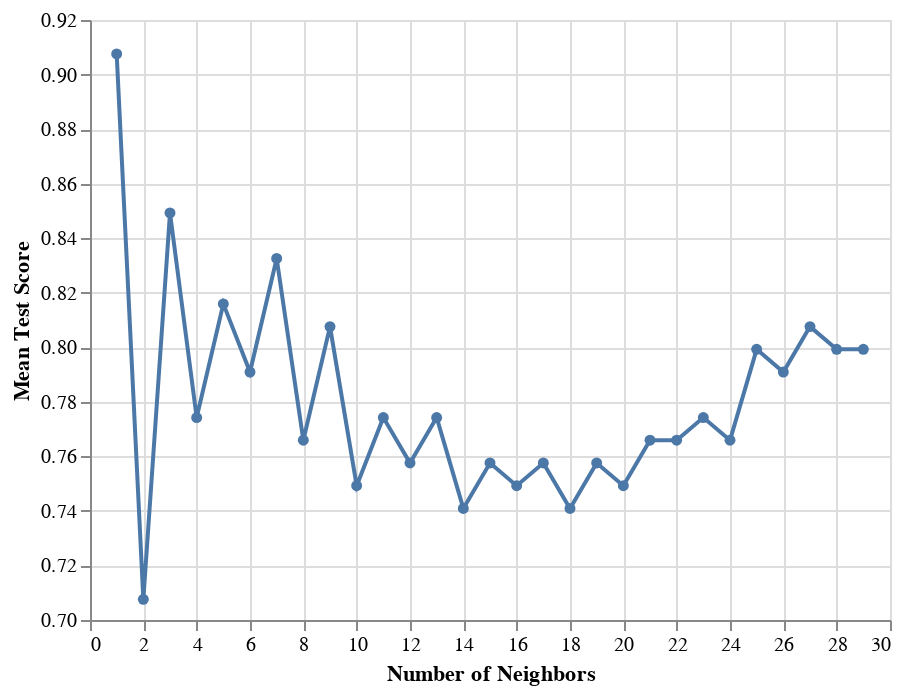

The code cell stored with this chart in its notebook:
### Code cell
accuracy_versus_k_grid = alt.Chart(accuracies_grid).mark_line(point=True).encode(
    x = alt.X('param_kneighborsclassifier__n_neighbors', title='Number of Neighbors', scale=alt.Scale(zero=False)),
    y = alt.Y('mean_test_score', title='Mean Test Score', scale=alt.Scale(zero=False))
)

 
accuracy_versus_k_grid

### Figure 1 — Vega-Lite specification as saved in the notebook (floating-point values rounded to 4 significant figures)
{"config": {"view": {"continuousWidth": 400, "continuousHeight": 300}}, "data": {"name": "data-dced80aac8cf9e052f8b014d1ec3e32d"}, "mark": {"type": "line", "point": true}, "encoding": {"x": {"field": "param_kneighborsclassifier__n_neighbors", "scale": {"zero": false}, "title": "Number of Neighbors", "type": "quantitative"}, "y": {"field": "mean_test_score", "scale": {"zero": false}, "title": "Mean Test Score", "type": "quantitative"}}, "$schema": "https://vega.github.io/schema/vega-lite/v4.17.0.json", "datasets": {"data-dced80aac8cf9e052f8b014d1ec3e32d": [{"mean_fit_time": 0.01342, "std_fit_time": 0.003655, "mean_score_time": 0.01448, "std_score_time": 0.006313, "param_kneighborsclassifier__n_neighbors": 1, "params": {"kneighborsclassifier__n_neighbors": 1}, "split0_test_score": 1.0, "split1_test_score": 1.0, "split2_test_score": 0.75, "split3_test_score": 1.0, "split4_test_score": 0.8333, "split5_test_score": 0.9167, "split6_test_score": 0.9167, "split7_test_score": 0.9167, "split8_test_score": 0.8333, "split9_test_score": 0.9091, "mean_test_score": 0.9076, "std_test_score": 0.07857, "rank_test_score": 1}, {"mean_fit_time": 0.009691, "std_fit_time": 0.0008675, "mean_score_time": 0.009327, "std_score_time": 0.001955, "param_kneighborsclassifier__n_neighbors": 2, "params": {"kneighborsclassifier__n_neighbors": 2}, "split0_test_score": 0.9167, "split1_test_score": 0.6667, "split2_test_score": 0.5833, "split3_test_score": 0.9167, "split4_test_score": 0.5833, "split5_test_score": 0.5, "split6_test_score": 0.6667, "split7_test_score": 0.6667, "split8_test_score": 0.6667, "split9_test_score": 0.9091, "mean_test_score": 0.7076, "std_test_score": 0.1445, "rank_test_score": 29}, {"mean_fit_time": 0.008838, "std_fit_time": 0.0004876, "mean_score_time": 0.008637, "std_score_time": 0.0009731, "param_kneighborsclassifier__n_neighbors": 3, "params": {"kneighborsclassifier__n_neighbors": 3}, "split0_test_score": 0.9167, "split1_test_score": 0.8333, "split2_test_score": 0.5833, "split3_test_score": 0.9167, "split4_test_score": 0.8333, "split5_test_score": 0.8333, "split6_test_score": 0.9167, "split7_test_score": 0.75, "split8_test_score": 1.0, "split9_test_score": 0.9091, "mean_test_score": 0.8492, "std_test_score": 0.1101, "rank_test_score": 2}, {"mean_fit_time": 0.008909, "std_fit_time": 0.0009002, "mean_score_time": 0.008302, "std_score_time": 0.0008597, "param_kneighborsclassifier__n_neighbors": 4, "params": {"kneighborsclassifier__n_neighbors": 4}, "split0_test_score": 0.9167, "split1_test_score": 0.75, "split2_test_score": 0.5833, "split3_test_score": 0.9167, "split4_test_score": 0.6667, "split5_test_score": 0.5, "split6_test_score": 0.8333, "split7_test_score": 0.6667, "split8_test_score": 1.0, "split9_test_score": 0.9091, "mean_test_score": 0.7742, "std_test_score": 0.1577, "rank_test_score": 12}, {"mean_fit_time": 0.008813, "std_fit_time": 0.001094, "mean_score_time": 0.008003, "std_score_time": 0.0006896, "param_kneighborsclassifier__n_neighbors": 5, "params": {"kneighborsclassifier__n_neighbors": 5}, "split0_test_score": 1.0, "split1_test_score": 0.8333, "split2_test_score": 0.5833, "split3_test_score": 0.9167, "split4_test_score": 0.75, "split5_test_score": 0.5833, "split6_test_score": 0.8333, "split7_test_score": 0.75, "split8_test_score": 1.0, "split9_test_score": 0.9091, "mean_test_score": 0.8159, "std_test_score": 0.1429, "rank_test_score": 4}, {"mean_fit_time": 0.01022, "std_fit_time": 0.001521, "mean_score_time": 0.009962, "std_score_time": 0.00215, "param_kneighborsclassifier__n_neighbors": 6, "params": {"kneighborsclassifier__n_neighbors": 6}, "split0_test_score": 1.0, "split1_test_score": 0.8333, "split2_test_score": 0.5833, "split3_test_score": 0.8333, "split4_test_score": 0.75, "split5_test_score": 0.5833, "split6_test_score": 0.75, "split7_test_score": 0.6667, "split8_test_score": 1.0, "split9_test_score": 0.9091, "mean_test_score": 0.7909, "std_test_score": 0.1449, "rank_test_score": 10}, {"mean_fit_time": 0.009333, "std_fit_time": 0.001447, "mean_score_time": 0.009962, "std_score_time": 0.00302, "param_kneighborsclassifier__n_neighbors": 7, "params": {"kneighborsclassifier__n_neighbors": 7}, "split0_test_score": 1.0, "split1_test_score": 0.8333, "split2_test_score": 0.5833, "split3_test_score": 0.9167, "split4_test_score": 0.75, "split5_test_score": 0.6667, "split6_test_score": 0.8333, "split7_test_score": 0.8333, "split8_test_score": 1.0, "split9_test_score": 0.9091, "mean_test_score": 0.8326, "std_test_score": 0.1286, "rank_test_score": 3}, {"mean_fit_time": 0.009413, "std_fit_time": 0.0008115, "mean_score_time": 0.008779, "std_score_time": 0.0009443, "param_kneighborsclassifier__n_neighbors": 8, "params": {"kneighborsclassifier__n_neighbors": 8}, "split0_test_score": 0.9167, "split1_test_score": 0.8333, "split2_test_score": 0.5833, "split3_test_score": 0.8333, "split4_test_score": 0.6667, "split5_test_score": 0.4167, "split6_test_score": 0.8333, "split7_test_score": 0.75, "split8_test_score": 0.9167, "split9_test_score": 0.9091, "mean_test_score": 0.7659, "std_test_score": 0.1565, "rank_test_score": 16}, {"mean_fit_time": 0.009981, "std_fit_time": 0.002452, "mean_score_time": 0.009408, "std_score_time": 0.001622, "param_kneighborsclassifier__n_neighbors": 9, "params": {"kneighborsclassifier__n_neighbors": 9}, "split0_test_score": 1.0, "split1_test_score": 0.8333, "split2_test_score": 0.6667, "split3_test_score": 0.8333, "split4_test_score": 0.75, "split5_test_score": 0.5, "split6_test_score": 0.8333, "split7_test_score": 0.8333, "split8_test_score": 0.9167, "split9_test_score": 0.9091, "mean_test_score": 0.8076, "std_test_score": 0.134, "rank_test_score": 5}, {"mean_fit_time": 0.009038, "std_fit_time": 0.0006048, "mean_score_time": 0.009545, "std_score_time": 0.001991, "param_kneighborsclassifier__n_neighbors": 10, "params": {"kneighborsclassifier__n_neighbors": 10}, "split0_test_score": 0.9167, "split1_test_score": 0.75, "split2_test_score": 0.6667, "split3_test_score": 0.8333, "split4_test_score": 0.6667, "split5_test_score": 0.3333, "split6_test_score": 0.8333, "split7_test_score": 0.6667, "split8_test_score": 0.9167, "split9_test_score": 0.9091, "mean_test_score": 0.7492, "std_test_score": 0.1701, "rank_test_score": 24}, {"mean_fit_time": 0.01169, "std_fit_time": 0.002303, "mean_score_time": 0.01956, "std_score_time": 0.02784, "param_kneighborsclassifier__n_neighbors": 11, "params": {"kneighborsclassifier__n_neighbors": 11}, "split0_test_score": 0.9167, "split1_test_score": 0.75, "split2_test_score": 0.6667, "split3_test_score": 0.8333, "split4_test_score": 0.6667, "split5_test_score": 0.5, "split6_test_score": 0.8333, "split7_test_score": 0.75, "split8_test_score": 0.9167, "split9_test_score": 0.9091, "mean_test_score": 0.7742, "std_test_score": 0.1286, "rank_test_score": 12}, {"mean_fit_time": 0.01109, "std_fit_time": 0.001546, "mean_score_time": 0.01179, "std_score_time": 0.002696, "param_kneighborsclassifier__n_neighbors": 12, "params": {"kneighborsclassifier__n_neighbors": 12}, "split0_test_score": 0.9167, "split1_test_score": 0.75, "split2_test_score": 0.6667, "split3_test_score": 0.8333, "split4_test_score": 0.6667, "split5_test_score": 0.3333, "split6_test_score": 0.8333, "split7_test_score": 0.75, "split8_test_score": 0.9167, "split9_test_score": 0.9091, "mean_test_score": 0.7576, "std_test_score": 0.1678, "rank_test_score": 20}, {"mean_fit_time": 0.009415, "std_fit_time": 0.001252, "mean_score_time": 0.008694, "std_score_time": 0.0008413, "param_kneighborsclassifier__n_neighbors": 13, "params": {"kneighborsclassifier__n_neighbors": 13}, "split0_test_score": 0.9167, "split1_test_score": 0.75, "split2_test_score": 0.6667, "split3_test_score": 0.8333, "split4_test_score": 0.6667, "split5_test_score": 0.5, "split6_test_score": 0.8333, "split7_test_score": 0.75, "split8_test_score": 0.9167, "split9_test_score": 0.9091, "mean_test_score": 0.7742, "std_test_score": 0.1286, "rank_test_score": 12}, {"mean_fit_time": 0.009206, "std_fit_time": 0.0009191, "mean_score_time": 0.008201, "std_score_time": 0.0004605, "param_kneighborsclassifier__n_neighbors": 14, "params": {"kneighborsclassifier__n_neighbors": 14}, "split0_test_score": 0.9167, "split1_test_score": 0.75, "split2_test_score": 0.5833, "split3_test_score": 0.8333, "split4_test_score": 0.6667, "split5_test_score": 0.4167, "split6_test_score": 0.8333, "split7_test_score": 0.5833, "split8_test_score": 0.9167, "split9_test_score": 0.9091, "mean_test_score": 0.7409, "std_test_score": 0.1636, "rank_test_score": 27}, {"mean_fit_time": 0.008768, "std_fit_time": 0.0005921, "mean_score_time": 0.008685, "std_score_time": 0.000911, "param_kneighborsclassifier__n_neighbors": 15, "params": {"kneighborsclassifier__n_neighbors": 15}, "split0_test_score": 0.9167, "split1_test_score": 0.75, "split2_test_score": 0.5833, "split3_test_score": 0.8333, "split4_test_score": 0.6667, "split5_test_score": 0.5, "split6_test_score": 0.9167, "split7_test_score": 0.5833, "split8_test_score": 0.9167, "split9_test_score": 0.9091, "mean_test_score": 0.7576, "std_test_score": 0.1549, "rank_test_score": 20}, {"mean_fit_time": 0.009154, "std_fit_time": 0.0005263, "mean_score_time": 0.008743, "std_score_time": 0.001192, "param_kneighborsclassifier__n_neighbors": 16, "params": {"kneighborsclassifier__n_neighbors": 16}, "split0_test_score": 0.9167, "split1_test_score": 0.75, "split2_test_score": 0.5833, "split3_test_score": 0.8333, "split4_test_score": 0.6667, "split5_test_score": 0.4167, "split6_test_score": 0.9167, "split7_test_score": 0.5833, "split8_test_score": 0.9167, "split9_test_score": 0.9091, "mean_test_score": 0.7492, "std_test_score": 0.1701, "rank_test_score": 24}, {"mean_fit_time": 0.008691, "std_fit_time": 0.0005232, "mean_score_time": 0.008189, "std_score_time": 0.0005448, "param_kneighborsclassifier__n_neighbors": 17, "params": {"kneighborsclassifier__n_neighbors": 17}, "split0_test_score": 0.9167, "split1_test_score": 0.75, "split2_test_score": 0.5833, "split3_test_score": 0.8333, "split4_test_score": 0.6667, "split5_test_score": 0.5, "split6_test_score": 0.9167, "split7_test_score": 0.5833, "split8_test_score": 0.9167, "split9_test_score": 0.9091, "mean_test_score": 0.7576, "std_test_score": 0.1549, "rank_test_score": 20}, {"mean_fit_time": 0.01006, "std_fit_time": 0.002172, "mean_score_time": 0.009124, "std_score_time": 0.002446, "param_kneighborsclassifier__n_neighbors": 18, "params": {"kneighborsclassifier__n_neighbors": 18}, "split0_test_score": 0.9167, "split1_test_score": 0.75, "split2_test_score": 0.5833, "split3_test_score": 0.8333, "split4_test_score": 0.6667, "split5_test_score": 0.5, "split6_test_score": 0.8333, "split7_test_score": 0.5833, "split8_test_score": 0.8333, "split9_test_score": 0.9091, "mean_test_score": 0.7409, "std_test_score": 0.1407, "rank_test_score": 28}, {"mean_fit_time": 0.008803, "std_fit_time": 0.001023, "mean_score_time": 0.008144, "std_score_time": 0.0006909, "param_kneighborsclassifier__n_neighbors": 19, "params": {"kneighborsclassifier__n_neighbors": 19}, "split0_test_score": 0.9167, "split1_test_score": 0.75, "split2_test_score": 0.5833, "split3_test_score": 0.8333, "split4_test_score": 0.6667, "split5_test_score": 0.5, "split6_test_score": 0.8333, "split7_test_score": 0.75, "split8_test_score": 0.8333, "split9_test_score": 0.9091, "mean_test_score": 0.7576, "std_test_score": 0.1306, "rank_test_score": 20}, {"mean_fit_time": 0.008756, "std_fit_time": 0.0007013, "mean_score_time": 0.008191, "std_score_time": 0.0005176, "param_kneighborsclassifier__n_neighbors": 20, "params": {"kneighborsclassifier__n_neighbors": 20}, "split0_test_score": 0.9167, "split1_test_score": 0.75, "split2_test_score": 0.5833, "split3_test_score": 0.8333, "split4_test_score": 0.6667, "split5_test_score": 0.4167, "split6_test_score": 0.8333, "split7_test_score": 0.75, "split8_test_score": 0.8333, "split9_test_score": 0.9091, "mean_test_score": 0.7492, "std_test_score": 0.1482, "rank_test_score": 24}, {"mean_fit_time": 0.008563, "std_fit_time": 0.001125, "mean_score_time": 0.008083, "std_score_time": 0.0006615, "param_kneighborsclassifier__n_neighbors": 21, "params": {"kneighborsclassifier__n_neighbors": 21}, "split0_test_score": 0.9167, "split1_test_score": 0.75, "split2_test_score": 0.5833, "split3_test_score": 0.8333, "split4_test_score": 0.6667, "split5_test_score": 0.5, "split6_test_score": 0.9167, "split7_test_score": 0.75, "split8_test_score": 0.8333, "split9_test_score": 0.9091, "mean_test_score": 0.7659, "std_test_score": 0.1376, "rank_test_score": 17}, {"mean_fit_time": 0.009383, "std_fit_time": 0.002696, "mean_score_time": 0.01089, "std_score_time": 0.004347, "param_kneighborsclassifier__n_neighbors": 22, "params": {"kneighborsclassifier__n_neighbors": 22}, "split0_test_score": 0.9167, "split1_test_score": 0.75, "split2_test_score": 0.5833, "split3_test_score": 0.8333, "split4_test_score": 0.6667, "split5_test_score": 0.5, "split6_test_score": 0.9167, "split7_test_score": 0.75, "split8_test_score": 0.8333, "split9_test_score": 0.9091, "mean_test_score": 0.7659, "std_test_score": 0.1376, "rank_test_score": 17}, {"mean_fit_time": 0.009158, "std_fit_time": 0.001107, "mean_score_time": 0.008328, "std_score_time": 0.0006334, "param_kneighborsclassifier__n_neighbors": 23, "params": {"kneighborsclassifier__n_neighbors": 23}, "split0_test_score": 0.9167, "split1_test_score": 0.75, "split2_test_score": 0.5833, "split3_test_score": 0.8333, "split4_test_score": 0.75, "split5_test_score": 0.5, "split6_test_score": 0.9167, "split7_test_score": 0.75, "split8_test_score": 0.8333, "split9_test_score": 0.9091, "mean_test_score": 0.7742, "std_test_score": 0.1338, "rank_test_score": 12}, {"mean_fit_time": 0.00907, "std_fit_time": 0.0007708, "mean_score_time": 0.008554, "std_score_time": 0.0007726, "param_kneighborsclassifier__n_neighbors": 24, "params": {"kneighborsclassifier__n_neighbors": 24}, "split0_test_score": 0.9167, "split1_test_score": 0.75, "split2_test_score": 0.5833, "split3_test_score": 0.8333, "split4_test_score": 0.6667, "split5_test_score": 0.5, "split6_test_score": 0.9167, "split7_test_score": 0.75, "split8_test_score": 0.8333, "split9_test_score": 0.9091, "mean_test_score": 0.7659, "std_test_score": 0.1376, "rank_test_score": 17}, {"mean_fit_time": 0.008553, "std_fit_time": 0.000311, "mean_score_time": 0.008416, "std_score_time": 0.0006154, "param_kneighborsclassifier__n_neighbors": 25, "params": {"kneighborsclassifier__n_neighbors": 25}, "split0_test_score": 0.9167, "split1_test_score": 0.75, "split2_test_score": 0.5833, "split3_test_score": 0.8333, "split4_test_score": 0.75, "split5_test_score": 0.5833, "split6_test_score": 0.9167, "split7_test_score": 0.8333, "split8_test_score": 0.9167, "split9_test_score": 0.9091, "mean_test_score": 0.7992, "std_test_score": 0.124, "rank_test_score": 7}, {"mean_fit_time": 0.009161, "std_fit_time": 0.001753, "mean_score_time": 0.008378, "std_score_time": 0.0007827, "param_kneighborsclassifier__n_neighbors": 26, "params": {"kneighborsclassifier__n_neighbors": 26}, "split0_test_score": 0.9167, "split1_test_score": 0.75, "split2_test_score": 0.5833, "split3_test_score": 0.8333, "split4_test_score": 0.75, "split5_test_score": 0.5, "split6_test_score": 0.9167, "split7_test_score": 0.8333, "split8_test_score": 0.9167, "split9_test_score": 0.9091, "mean_test_score": 0.7909, "std_test_score": 0.14, "rank_test_score": 10}, {"mean_fit_time": 0.008436, "std_fit_time": 0.0002585, "mean_score_time": 0.008306, "std_score_time": 0.0005339, "param_kneighborsclassifier__n_neighbors": 27, "params": {"kneighborsclassifier__n_neighbors": 27}, "split0_test_score": 0.9167, "split1_test_score": 0.75, "split2_test_score": 0.5833, "split3_test_score": 0.8333, "split4_test_score": 0.75, "split5_test_score": 0.6667, "split6_test_score": 0.9167, "split7_test_score": 0.8333, "split8_test_score": 0.9167, "split9_test_score": 0.9091, "mean_test_score": 0.8076, "std_test_score": 0.1114, "rank_test_score": 5}, {"mean_fit_time": 0.008802, "std_fit_time": 0.0006383, "mean_score_time": 0.008621, "std_score_time": 0.0005905, "param_kneighborsclassifier__n_neighbors": 28, "params": {"kneighborsclassifier__n_neighbors": 28}, "split0_test_score": 0.9167, "split1_test_score": 0.75, "split2_test_score": 0.5833, "split3_test_score": 0.8333, "split4_test_score": 0.75, "split5_test_score": 0.6667, "split6_test_score": 0.9167, "split7_test_score": 0.75, "split8_test_score": 0.9167, "split9_test_score": 0.9091, "mean_test_score": 0.7992, "std_test_score": 0.1123, "rank_test_score": 7}, {"mean_fit_time": 0.008847, "std_fit_time": 0.0007455, "mean_score_time": 0.008267, "std_score_time": 0.0003945, "param_kneighborsclassifier__n_neighbors": 29, "params": {"kneighborsclassifier__n_neighbors": 29}, "split0_test_score": 0.9167, "split1_test_score": 0.75, "split2_test_score": 0.5833, "split3_test_score": 0.8333, "split4_test_score": 0.75, "split5_test_score": 0.6667, "split6_test_score": 0.9167, "split7_test_score": 0.75, "split8_test_score": 0.9167, "split9_test_score": 0.9091, "mean_test_score": 0.7992, "std_test_score": 0.1123, "rank_test_score": 7}]}}
